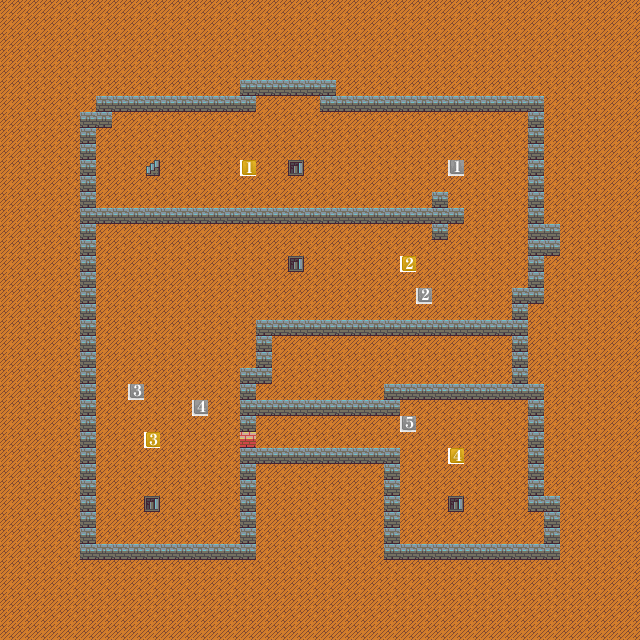

This is a level from a 2D game, rendered from its Tiled map with the project's own tilesets. A one-line summary and the complete map file follow:
An orthogonal 40x40 tile map with 16x16 px tiles, 2 tile layers (ground, object).

<map version="1.0" tiledversion="1.0.3" orientation="orthogonal" renderorder="right-down" width="40" height="40" tilewidth="16" tileheight="16" nextobjectid="1">
 <tileset firstgid="1" source="create_tileset.tsx" />
 <layer name="ground" width="40" height="40">
  <data encoding="csv">
1,1,1,1,1,1,1,1,1,1,1,1,1,1,1,1,1,1,1,1,1,1,1,1,1,1,1,1,1,1,1,1,1,1,1,1,1,1,1,1,
1,1,1,1,1,1,1,1,1,1,1,1,1,1,1,1,1,1,1,1,1,1,1,1,1,1,1,1,1,1,1,1,1,1,1,1,1,1,1,1,
1,1,1,1,1,1,1,1,1,1,1,1,1,1,1,1,1,1,1,1,1,1,1,1,1,1,1,1,1,1,1,1,1,1,1,1,1,1,1,1,
1,1,1,1,1,1,1,1,1,1,1,1,1,1,1,1,1,1,1,1,1,1,1,1,1,1,1,1,1,1,1,1,1,1,1,1,1,1,1,1,
1,1,1,1,1,1,1,1,1,1,1,1,1,1,1,1,1,1,1,1,1,1,1,1,1,1,1,1,1,1,1,1,1,1,1,1,1,1,1,1,
1,1,1,1,1,1,1,1,1,1,1,1,1,1,1,1,1,1,1,1,1,1,1,1,1,1,1,1,1,1,1,1,1,1,1,1,1,1,1,1,
1,1,1,1,1,1,1,1,1,1,1,1,1,1,1,1,1,1,1,1,1,1,1,1,1,1,1,1,1,1,1,1,1,1,1,1,1,1,1,1,
1,1,1,1,1,1,1,1,1,1,1,1,1,1,1,1,1,1,1,1,1,1,1,1,1,1,1,1,1,1,1,1,1,1,1,1,1,1,1,1,
1,1,1,1,1,1,1,1,1,1,1,1,1,1,1,1,1,1,1,1,1,1,1,1,1,1,1,1,1,1,1,1,1,1,1,1,1,1,1,1,
1,1,1,1,1,1,1,1,1,1,1,1,1,1,1,1,1,1,1,1,1,1,1,1,1,1,1,1,1,1,1,1,1,1,1,1,1,1,1,1,
1,1,1,1,1,1,1,1,1,1,1,1,1,1,1,1,1,1,1,1,1,1,1,1,1,1,1,1,1,1,1,1,1,1,1,1,1,1,1,1,
1,1,1,1,1,1,1,1,1,1,1,1,1,1,1,1,1,1,1,1,1,1,1,1,1,1,1,1,1,1,1,1,1,1,1,1,1,1,1,1,
1,1,1,1,1,1,1,1,1,1,1,1,1,1,1,1,1,1,1,1,1,1,1,1,1,1,1,1,1,1,1,1,1,1,1,1,1,1,1,1,
1,1,1,1,1,1,1,1,1,1,1,1,1,1,1,1,1,1,1,1,1,1,1,1,1,1,1,1,1,1,1,1,1,1,1,1,1,1,1,1,
1,1,1,1,1,1,1,1,1,1,1,1,1,1,1,1,1,1,1,1,1,1,1,1,1,1,1,1,1,1,1,1,1,1,1,1,1,1,1,1,
1,1,1,1,1,1,1,1,1,1,1,1,1,1,1,1,1,1,1,1,1,1,1,1,1,1,1,1,1,1,1,1,1,1,1,1,1,1,1,1,
1,1,1,1,1,1,1,1,1,1,1,1,1,1,1,1,1,1,1,1,1,1,1,1,1,1,1,1,1,1,1,1,1,1,1,1,1,1,1,1,
1,1,1,1,1,1,1,1,1,1,1,1,1,1,1,1,1,1,1,1,1,1,1,1,1,1,1,1,1,1,1,1,1,1,1,1,1,1,1,1,
1,1,1,1,1,1,1,1,1,1,1,1,1,1,1,1,1,1,1,1,1,1,1,1,1,1,1,1,1,1,1,1,1,1,1,1,1,1,1,1,
1,1,1,1,1,1,1,1,1,1,1,1,1,1,1,1,1,1,1,1,1,1,1,1,1,1,1,1,1,1,1,1,1,1,1,1,1,1,1,1,
1,1,1,1,1,1,1,1,1,1,1,1,1,1,1,1,1,1,1,1,1,1,1,1,1,1,1,1,1,1,1,1,1,1,1,1,1,1,1,1,
1,1,1,1,1,1,1,1,1,1,1,1,1,1,1,1,1,1,1,1,1,1,1,1,1,1,1,1,1,1,1,1,1,1,1,1,1,1,1,1,
1,1,1,1,1,1,1,1,1,1,1,1,1,1,1,1,1,1,1,1,1,1,1,1,1,1,1,1,1,1,1,1,1,1,1,1,1,1,1,1,
1,1,1,1,1,1,1,1,1,1,1,1,1,1,1,1,1,1,1,1,1,1,1,1,1,1,1,1,1,1,1,1,1,1,1,1,1,1,1,1,
1,1,1,1,1,1,1,1,1,1,1,1,1,1,1,1,1,1,1,1,1,1,1,1,1,1,1,1,1,1,1,1,1,1,1,1,1,1,1,1,
1,1,1,1,1,1,1,1,1,1,1,1,1,1,1,1,1,1,1,1,1,1,1,1,1,1,1,1,1,1,1,1,1,1,1,1,1,1,1,1,
1,1,1,1,1,1,1,1,1,1,1,1,1,1,1,1,1,1,1,1,1,1,1,1,1,1,1,1,1,1,1,1,1,1,1,1,1,1,1,1,
1,1,1,1,1,1,1,1,1,1,1,1,1,1,1,1,1,1,1,1,1,1,1,1,1,1,1,1,1,1,1,1,1,1,1,1,1,1,1,1,
1,1,1,1,1,1,1,1,1,1,1,1,1,1,1,1,1,1,1,1,1,1,1,1,1,1,1,1,1,1,1,1,1,1,1,1,1,1,1,1,
1,1,1,1,1,1,1,1,1,1,1,1,1,1,1,1,1,1,1,1,1,1,1,1,1,1,1,1,1,1,1,1,1,1,1,1,1,1,1,1,
1,1,1,1,1,1,1,1,1,1,1,1,1,1,1,1,1,1,1,1,1,1,1,1,1,1,1,1,1,1,1,1,1,1,1,1,1,1,1,1,
1,1,1,1,1,1,1,1,1,1,1,1,1,1,1,1,1,1,1,1,1,1,1,1,1,1,1,1,1,1,1,1,1,1,1,1,1,1,1,1,
1,1,1,1,1,1,1,1,1,1,1,1,1,1,1,1,1,1,1,1,1,1,1,1,1,1,1,1,1,1,1,1,1,1,1,1,1,1,1,1,
1,1,1,1,1,1,1,1,1,1,1,1,1,1,1,1,1,1,1,1,1,1,1,1,1,1,1,1,1,1,1,1,1,1,1,1,1,1,1,1,
1,1,1,1,1,1,1,1,1,1,1,1,1,1,1,1,1,1,1,1,1,1,1,1,1,1,1,1,1,1,1,1,1,1,1,1,1,1,1,1,
1,1,1,1,1,1,1,1,1,1,1,1,1,1,1,1,1,1,1,1,1,1,1,1,1,1,1,1,1,1,1,1,1,1,1,1,1,1,1,1,
1,1,1,1,1,1,1,1,1,1,1,1,1,1,1,1,1,1,1,1,1,1,1,1,1,1,1,1,1,1,1,1,1,1,1,1,1,1,1,1,
1,1,1,1,1,1,1,1,1,1,1,1,1,1,1,1,1,1,1,1,1,1,1,1,1,1,1,1,1,1,1,1,1,1,1,1,1,1,1,1,
1,1,1,1,1,1,1,1,1,1,1,1,1,1,1,1,1,1,1,1,1,1,1,1,1,1,1,1,1,1,1,1,1,1,1,1,1,1,1,1,
1,1,1,1,1,1,1,1,1,1,1,1,1,1,1,1,1,1,1,1,1,1,1,1,1,1,1,1,1,1,1,1,1,1,1,1,1,1,1,1
</data>
 </layer>
 <layer name="object" width="40" height="40">
  <data encoding="csv">
0,0,0,0,0,0,0,0,0,0,0,0,0,0,0,0,0,0,0,0,0,0,0,0,0,0,0,0,0,0,0,0,0,0,0,0,0,0,0,0,
0,0,0,0,0,0,0,0,0,0,0,0,0,0,0,0,0,0,0,0,0,0,0,0,0,0,0,0,0,0,0,0,0,0,0,0,0,0,0,0,
0,0,0,0,0,0,0,0,0,0,0,0,0,0,0,0,0,0,0,0,0,0,0,0,0,0,0,0,0,0,0,0,0,0,0,0,0,0,0,0,
0,0,0,0,0,0,0,0,0,0,0,0,0,0,0,0,0,0,0,0,0,0,0,0,0,0,0,0,0,0,0,0,0,0,0,0,0,0,0,0,
0,0,0,0,0,0,0,0,0,0,0,0,0,0,0,0,0,0,0,0,0,0,0,0,0,0,0,0,0,0,0,0,0,0,0,0,0,0,0,0,
0,0,0,0,0,0,0,0,0,0,0,0,0,0,0,11,11,11,11,11,11,0,0,0,0,0,0,0,0,0,0,0,0,0,0,0,0,0,0,0,
0,0,0,0,0,0,11,11,11,11,11,11,11,11,11,11,0,0,0,0,11,11,11,11,11,11,11,11,11,11,11,11,11,11,0,0,0,0,0,0,
0,0,0,0,0,11,11,0,0,0,0,0,0,0,0,0,0,0,0,0,0,0,0,0,0,0,0,0,0,0,0,0,0,11,0,0,0,0,0,0,
0,0,0,0,0,11,0,0,0,0,0,0,0,0,0,0,0,0,0,0,0,0,0,0,0,0,0,0,0,0,0,0,0,11,0,0,0,0,0,0,
0,0,0,0,0,11,0,0,0,0,0,0,0,0,0,0,0,0,0,0,0,0,0,0,0,0,0,0,0,0,0,0,0,11,0,0,0,0,0,0,
0,0,0,0,0,11,0,0,0,21,0,0,0,0,0,31,0,0,22,0,0,0,0,0,0,0,0,0,41,0,0,0,0,11,0,0,0,0,0,0,
0,0,0,0,0,11,0,0,0,0,0,0,0,0,0,0,0,0,0,0,0,0,0,0,0,0,0,0,0,0,0,0,0,11,0,0,0,0,0,0,
0,0,0,0,0,11,0,0,0,0,0,0,0,0,0,0,0,0,0,0,0,0,0,0,0,0,0,11,0,0,0,0,0,11,0,0,0,0,0,0,
0,0,0,0,0,11,11,11,11,11,11,11,11,11,11,11,11,11,11,11,11,11,11,11,11,11,11,11,11,0,0,0,0,11,0,0,0,0,0,0,
0,0,0,0,0,11,0,0,0,0,0,0,0,0,0,0,0,0,0,0,0,0,0,0,0,0,0,11,0,0,0,0,0,11,11,0,0,0,0,0,
0,0,0,0,0,11,0,0,0,0,0,0,0,0,0,0,0,0,0,0,0,0,0,0,0,0,0,0,0,0,0,0,0,11,11,0,0,0,0,0,
0,0,0,0,0,11,0,0,0,0,0,0,0,0,0,0,0,0,22,0,0,0,0,0,0,32,0,0,0,0,0,0,0,11,0,0,0,0,0,0,
0,0,0,0,0,11,0,0,0,0,0,0,0,0,0,0,0,0,0,0,0,0,0,0,0,0,0,0,0,0,0,0,0,11,0,0,0,0,0,0,
0,0,0,0,0,11,0,0,0,0,0,0,0,0,0,0,0,0,0,0,0,0,0,0,0,0,42,0,0,0,0,0,11,11,0,0,0,0,0,0,
0,0,0,0,0,11,0,0,0,0,0,0,0,0,0,0,0,0,0,0,0,0,0,0,0,0,0,0,0,0,0,0,11,0,0,0,0,0,0,0,
0,0,0,0,0,11,0,0,0,0,0,0,0,0,0,0,11,11,11,11,11,11,11,11,11,11,11,11,11,11,11,11,11,0,0,0,0,0,0,0,
0,0,0,0,0,11,0,0,0,0,0,0,0,0,0,0,11,0,0,0,0,0,0,0,0,0,0,0,0,0,0,0,11,0,0,0,0,0,0,0,
0,0,0,0,0,11,0,0,0,0,0,0,0,0,0,0,11,0,0,0,0,0,0,0,0,0,0,0,0,0,0,0,11,0,0,0,0,0,0,0,
0,0,0,0,0,11,0,0,0,0,0,0,0,0,0,11,11,0,0,0,0,0,0,0,0,0,0,0,0,0,0,0,11,0,0,0,0,0,0,0,
0,0,0,0,0,11,0,0,43,0,0,0,0,0,0,11,0,0,0,0,0,0,0,0,11,11,11,11,11,11,11,11,11,11,0,0,0,0,0,0,
0,0,0,0,0,11,0,0,0,0,0,0,44,0,0,11,11,11,11,11,11,11,11,11,11,0,0,0,0,0,0,0,0,11,0,0,0,0,0,0,
0,0,0,0,0,11,0,0,0,0,0,0,0,0,0,11,0,0,0,0,0,0,0,0,0,45,0,0,0,0,0,0,0,11,0,0,0,0,0,0,
0,0,0,0,0,11,0,0,0,33,0,0,0,0,0,12,0,0,0,0,0,0,0,0,0,0,0,0,0,0,0,0,0,11,0,0,0,0,0,0,
0,0,0,0,0,11,0,0,0,0,0,0,0,0,0,11,11,11,11,11,11,11,11,11,11,0,0,0,34,0,0,0,0,11,0,0,0,0,0,0,
0,0,0,0,0,11,0,0,0,0,0,0,0,0,0,11,0,0,0,0,0,0,0,0,11,0,0,0,0,0,0,0,0,11,0,0,0,0,0,0,
0,0,0,0,0,11,0,0,0,0,0,0,0,0,0,11,0,0,0,0,0,0,0,0,11,0,0,0,0,0,0,0,0,11,0,0,0,0,0,0,
0,0,0,0,0,11,0,0,0,22,0,0,0,0,0,11,0,0,0,0,0,0,0,0,11,0,0,0,22,0,0,0,0,11,11,0,0,0,0,0,
0,0,0,0,0,11,0,0,0,0,0,0,0,0,0,11,0,0,0,0,0,0,0,0,11,0,0,0,0,0,0,0,0,0,11,0,0,0,0,0,
0,0,0,0,0,11,0,0,0,0,0,0,0,0,0,11,0,0,0,0,0,0,0,0,11,0,0,0,0,0,0,0,0,0,11,0,0,0,0,0,
0,0,0,0,0,11,11,11,11,11,11,11,11,11,11,11,0,0,0,0,0,0,0,0,11,11,11,11,11,11,11,11,11,11,11,0,0,0,0,0,
0,0,0,0,0,0,0,0,0,0,0,0,0,0,0,0,0,0,0,0,0,0,0,0,0,0,0,0,0,0,0,0,0,0,0,0,0,0,0,0,
0,0,0,0,0,0,0,0,0,0,0,0,0,0,0,0,0,0,0,0,0,0,0,0,0,0,0,0,0,0,0,0,0,0,0,0,0,0,0,0,
0,0,0,0,0,0,0,0,0,0,0,0,0,0,0,0,0,0,0,0,0,0,0,0,0,0,0,0,0,0,0,0,0,0,0,0,0,0,0,0,
0,0,0,0,0,0,0,0,0,0,0,0,0,0,0,0,0,0,0,0,0,0,0,0,0,0,0,0,0,0,0,0,0,0,0,0,0,0,0,0,
0,0,0,0,0,0,0,0,0,0,0,0,0,0,0,0,0,0,0,0,0,0,0,0,0,0,0,0,0,0,0,0,0,0,0,0,0,0,0,0
</data>
 </layer>
</map>